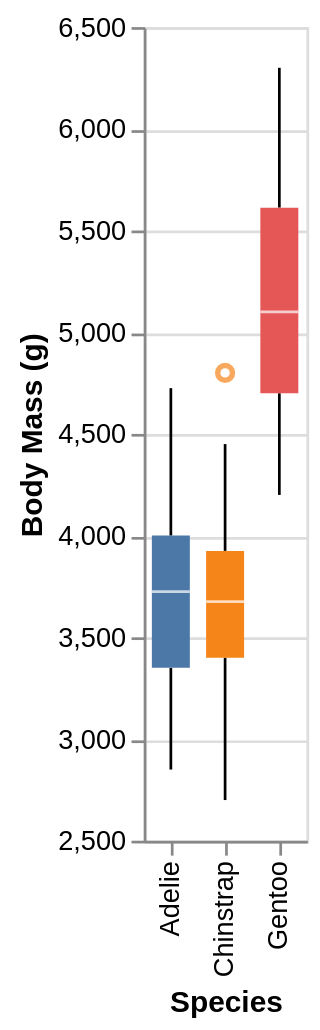

Express this chart as Vega-Lite.
### Vega-Lite specification from a JSON file in a GitHub repository (floating-point values rounded to 4 significant figures; data arrays with more than 128 entries replaced by an {"elided": "..."} marker saying what was removed)
{"$schema": "https://vega.github.io/schema/vega-lite/v6.json", "data": {"values": {"elided": "200 records"}}, "mark": "boxplot", "encoding": {"x": {"field": "Species", "type": "nominal"}, "color": {"field": "Species", "type": "nominal", "legend": null}, "y": {"field": "Body Mass (g)", "type": "quantitative", "scale": {"zero": false}}}}
